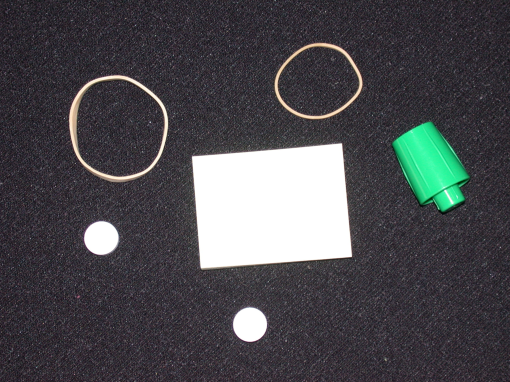
%> input picture ColourSegmentation/pillsetc.png, 510 x 382 px
$ octave tests_pillsetc.m   (GNU Octave 9; MATLAB toolbox functions it lacks are replaced by stand-ins)
%> lines starting %> are read from the running program, lines starting %| are printed output that depends on the picture; in (x1, y1, x2, y2) boxes, pixels count from 0 and x2, y2 are one past the last pixel; in counts of white or black regions, pixels touching at a corner belong together; the program's own positions count from 1
### ColourSegmentation/segmentationColor.m
function y = segmentationColor(im, x1, y1, x2, y2, K)
    subRGB = im(y1:y2, x1:x2, :);
    avgRGB = mean(double(subRGB), [1,2]);
    stdRGB = std(double(subRGB), 0, [1,2]);

    min = avgRGB - K.*stdRGB;
    max = avgRGB + K.*stdRGB;

    out_of_range = any(im < min | im > max, 3);
    y = uint8(255 * (~out_of_range));
end

### ColourSegmentation/tests_pillsetc.m
i = imread('pillsetc.png');
%> i is the input picture: size 382x510x3 uint8; mean R, G, B 74.3, 74, 77.9
fontsize = 20;

K = 15;

x = [262, 503];
y = [267, 366];
imc = segmentationColor(i, x(1), y(1), x(2), y(2), K);
%> in segmentationColor, `subRGB = im(y1:y2, x1:x2, :);`:
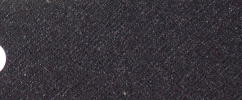
%> subRGB: size 100x242x3 uint8; mean R, G, B 56.4, 51.8, 58.8
%> in segmentationColor, `avgRGB = mean(double(subRGB), [1,2]);`: avgRGB = [56.36 51.84 58.78]
%> in segmentationColor, `stdRGB = std(double(subRGB), 0, [1,2]);`: stdRGB = [17.98 17.99 17.33]
%> in segmentationColor, `min = avgRGB - K.*stdRGB;`: min = [-213.3 -218 -201.2]
%> in segmentationColor, `max = avgRGB + K.*stdRGB;`: max = [326 321.7 318.8]
%> in segmentationColor, `out_of_range = any(im < min | im > max, 3);`: out_of_range: size 382x510 logical; every value is 0
%> in segmentationColor, `y = uint8(255 * (~out_of_range));`: y: size 382x510 uint8; every value is 255
subplot(1,2,1)
imshow(imc, [])
title("Seperating the background with K = "+K, "FontSize", fontsize)

x = [405, 442];
y = [144, 169];
imc = segmentationColor(i, x(1), y(1), x(2), y(2), K);
%> call 2 of segmentationColor, with x1 = 405, y1 = 144, x2 = 442, y2 = 169, K = 15
%> in segmentationColor (call 2), `subRGB = im(y1:y2, x1:x2, :);`:
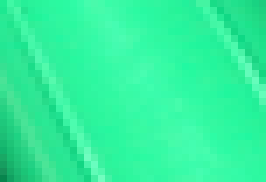
%> subRGB: size 26x38x3 uint8 (shown 7 times larger); mean R, G, B 49.8, 240.8, 157.6
%> in segmentationColor (call 2), `avgRGB = mean(double(subRGB), [1,2]);`: avgRGB = [49.78 240.8 157.6]
%> in segmentationColor (call 2), `stdRGB = std(double(subRGB), 0, [1,2]);`: stdRGB = [13.54 14.26 13.21]
%> in segmentationColor (call 2), `min = avgRGB - K.*stdRGB;`: min = [-153.4 26.94 -40.59]
%> in segmentationColor (call 2), `max = avgRGB + K.*stdRGB;`: max = [252.9 454.7 355.7]
%> in segmentationColor (call 2), `out_of_range = any(im < min | im > max, 3);`:
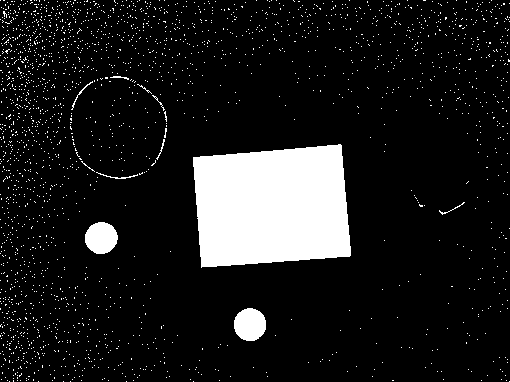
%> out_of_range: size 382x510 logical; 11.1% white; 2262 white regions (2252 under 20 px), largest, box (x1, y1, x2, y2) and area: (193, 144, 351, 268) 16721, (234, 308, 266, 341) 837, (85, 222, 118, 254) 820
subplot(1,2,2)
imshow(imc, [])
title("Seperating green with K = "+K, "FontSize", fontsize)
